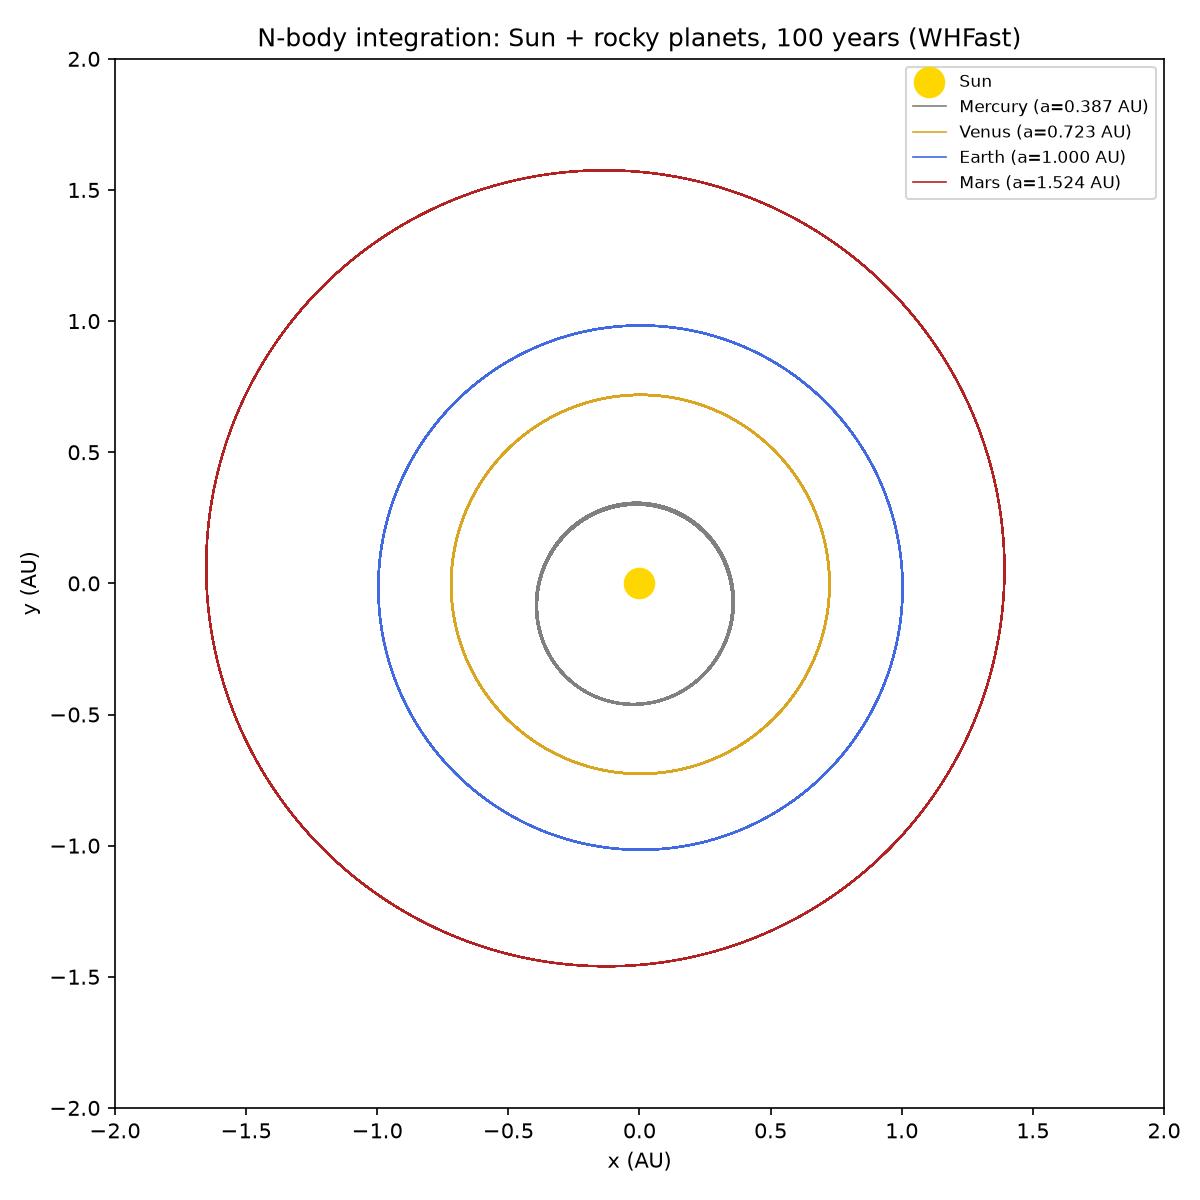

Generate this figure with Python:
import numpy as np
import matplotlib.pyplot as plt
import rebound
planet_names = ['Mercury', 'Venus', 'Earth', 'Mars']
planet_colors = ['gray', 'goldenrod', 'royalblue', 'firebrick']
sim = rebound.Simulation()
sim.units = ('yr', 'AU', 'Msun')
sim.add('Sun')
for name in planet_names:
    sim.add(name)
sim.move_to_com()
a0 = [sim.particles[i].a for i in range(1, 5)]
sim.integrator = 'whfast'
sim.dt = sim.particles[1].P / 30
years = 100
n_samples = 8000
sample_times = np.linspace(0, years, n_samples)
positions = [[] for _ in range(4)]
semi_major_axes = [[] for _ in range(4)]
for t in sample_times:
    sim.integrate(t)
    for i in range(4):
        p = sim.particles[i + 1]
        positions[i].append((p.x, p.y))
        semi_major_axes[i].append(p.a)
for i, name in enumerate(planet_names):
    a_arr = np.array(semi_major_axes[i])
    print(f'{name}: a0 = {a0[i]:.6f} AU, min a = {a_arr.min():.6f} AU, max a = {a_arr.max():.6f} AU, max rel dev = {np.max(np.abs(a_arr - a0[i])) / a0[i]:.2e}')
fig, ax = plt.subplots(figsize=(8, 8))
ax.scatter([0], [0], color='gold', s=200, zorder=5, label='Sun')
for i, name in enumerate(planet_names):
    x_vals, y_vals = zip(*positions[i])
    ax.plot(x_vals, y_vals, color=planet_colors[i], linewidth=0.8, label=f'{name} (a={a0[i]:.3f} AU)')
ax.set_xlim(-2, 2)
ax.set_ylim(-2, 2)
ax.set_aspect('equal')
ax.set_xlabel('x (AU)')
ax.set_ylabel('y (AU)')
ax.set_title('N-body integration: Sun + rocky planets, 100 years (WHFast)')
ax.legend(loc='upper right', fontsize=8)
fig.tight_layout()
fig.savefig('nbody_solar_system.png', dpi=150)
